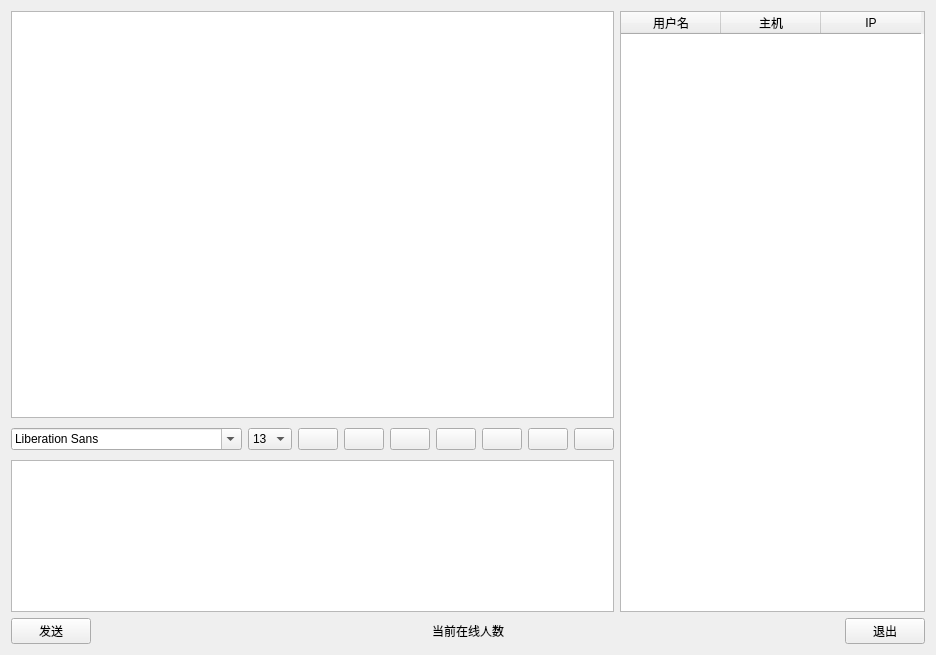
<?xml version="1.0" encoding="UTF-8"?>
<ui version="4.0">
 <class>Widget</class>
 <widget class="QWidget" name="Widget">
  <property name="geometry">
   <rect>
    <x>0</x>
    <y>0</y>
    <width>919</width>
    <height>655</height>
   </rect>
  </property>
  <property name="windowTitle">
   <string>Widget</string>
  </property>
  <layout class="QVBoxLayout" name="verticalLayout_2">
   <item>
    <layout class="QHBoxLayout" name="horizontalLayout_3" stretch="0,0">
     <item>
      <layout class="QVBoxLayout" name="verticalLayout" stretch="8,0,3">
       <property name="spacing">
        <number>10</number>
       </property>
       <property name="sizeConstraint">
        <enum>QLayout::SetDefaultConstraint</enum>
       </property>
       <item>
        <widget class="QTextBrowser" name="messageBrowser">
         <property name="sizePolicy">
          <sizepolicy hsizetype="Expanding" vsizetype="Expanding">
           <horstretch>0</horstretch>
           <verstretch>0</verstretch>
          </sizepolicy>
         </property>
         <property name="minimumSize">
          <size>
           <width>0</width>
           <height>0</height>
          </size>
         </property>
         <property name="maximumSize">
          <size>
           <width>16777215</width>
           <height>16777215</height>
          </size>
         </property>
        </widget>
       </item>
       <item>
        <layout class="QHBoxLayout" name="horizontalLayout_2" stretch="0,0,0,0,0,0,0,0,0">
         <item>
          <widget class="QFontComboBox" name="fontComboBox"/>
         </item>
         <item>
          <widget class="QComboBox" name="sizeComboBox">
           <property name="currentIndex">
            <number>3</number>
           </property>
           <item>
            <property name="text">
             <string>10</string>
            </property>
           </item>
           <item>
            <property name="text">
             <string>11</string>
            </property>
           </item>
           <item>
            <property name="text">
             <string>12</string>
            </property>
           </item>
           <item>
            <property name="text">
             <string>13</string>
            </property>
           </item>
           <item>
            <property name="text">
             <string>14</string>
            </property>
           </item>
           <item>
            <property name="text">
             <string>15</string>
            </property>
           </item>
           <item>
            <property name="text">
             <string>16</string>
            </property>
           </item>
           <item>
            <property name="text">
             <string>17</string>
            </property>
           </item>
           <item>
            <property name="text">
             <string>18</string>
            </property>
           </item>
           <item>
            <property name="text">
             <string>19</string>
            </property>
           </item>
           <item>
            <property name="text">
             <string>22</string>
            </property>
           </item>
          </widget>
         </item>
         <item>
          <widget class="QPushButton" name="boldToolBtn">
           <property name="toolTip">
            <string>粗体</string>
           </property>
           <property name="text">
            <string/>
           </property>
           <property name="icon">
            <iconset resource="myicons.qrc">
             <normaloff>:/icons/images/bold.png</normaloff>:/icons/images/bold.png</iconset>
           </property>
           <property name="iconSize">
            <size>
             <width>22</width>
             <height>22</height>
            </size>
           </property>
           <property name="checkable">
            <bool>true</bool>
           </property>
          </widget>
         </item>
         <item>
          <widget class="QPushButton" name="italicToolBtn">
           <property name="toolTip">
            <string>斜体</string>
           </property>
           <property name="text">
            <string/>
           </property>
           <property name="icon">
            <iconset resource="myicons.qrc">
             <normaloff>:/icons/images/italic.png</normaloff>:/icons/images/italic.png</iconset>
           </property>
           <property name="iconSize">
            <size>
             <width>22</width>
             <height>22</height>
            </size>
           </property>
           <property name="checkable">
            <bool>true</bool>
           </property>
          </widget>
         </item>
         <item>
          <widget class="QPushButton" name="underlineToolBtn">
           <property name="toolTip">
            <string>添加下划线</string>
           </property>
           <property name="text">
            <string/>
           </property>
           <property name="icon">
            <iconset resource="myicons.qrc">
             <normaloff>:/icons/images/under.png</normaloff>:/icons/images/under.png</iconset>
           </property>
           <property name="iconSize">
            <size>
             <width>22</width>
             <height>22</height>
            </size>
           </property>
           <property name="checkable">
            <bool>true</bool>
           </property>
          </widget>
         </item>
         <item>
          <widget class="QPushButton" name="colorToolBtn">
           <property name="toolTip">
            <string>选择字体颜色</string>
           </property>
           <property name="text">
            <string/>
           </property>
           <property name="icon">
            <iconset resource="myicons.qrc">
             <normaloff>:/icons/images/color.png</normaloff>:/icons/images/color.png</iconset>
           </property>
           <property name="iconSize">
            <size>
             <width>22</width>
             <height>22</height>
            </size>
           </property>
          </widget>
         </item>
         <item>
          <widget class="QPushButton" name="sendToolBtn">
           <property name="sizePolicy">
            <sizepolicy hsizetype="Minimum" vsizetype="Fixed">
             <horstretch>0</horstretch>
             <verstretch>0</verstretch>
            </sizepolicy>
           </property>
           <property name="toolTip">
            <string>发送文件</string>
           </property>
           <property name="text">
            <string/>
           </property>
           <property name="icon">
            <iconset resource="myicons.qrc">
             <normaloff>:/icons/images/send.png</normaloff>:/icons/images/send.png</iconset>
           </property>
           <property name="iconSize">
            <size>
             <width>22</width>
             <height>22</height>
            </size>
           </property>
          </widget>
         </item>
         <item>
          <widget class="QPushButton" name="saveToolBtn">
           <property name="toolTip">
            <string>保存聊天记录</string>
           </property>
           <property name="text">
            <string/>
           </property>
           <property name="icon">
            <iconset resource="myicons.qrc">
             <normaloff>:/icons/images/save.png</normaloff>:/icons/images/save.png</iconset>
           </property>
           <property name="iconSize">
            <size>
             <width>22</width>
             <height>22</height>
            </size>
           </property>
          </widget>
         </item>
         <item>
          <widget class="QPushButton" name="clearToolBtn">
           <property name="toolTip">
            <string>清空聊天记录</string>
           </property>
           <property name="text">
            <string/>
           </property>
           <property name="icon">
            <iconset resource="myicons.qrc">
             <normaloff>:/icons/images/clear.png</normaloff>:/icons/images/clear.png</iconset>
           </property>
           <property name="iconSize">
            <size>
             <width>22</width>
             <height>22</height>
            </size>
           </property>
          </widget>
         </item>
        </layout>
       </item>
       <item>
        <widget class="QTextEdit" name="messageTextEdit">
         <property name="sizePolicy">
          <sizepolicy hsizetype="Expanding" vsizetype="Expanding">
           <horstretch>0</horstretch>
           <verstretch>0</verstretch>
          </sizepolicy>
         </property>
         <property name="minimumSize">
          <size>
           <width>0</width>
           <height>0</height>
          </size>
         </property>
         <property name="maximumSize">
          <size>
           <width>16777215</width>
           <height>15677721</height>
          </size>
         </property>
        </widget>
       </item>
      </layout>
     </item>
     <item>
      <widget class="QTableWidget" name="userTableWidget">
       <property name="sizePolicy">
        <sizepolicy hsizetype="Maximum" vsizetype="Preferred">
         <horstretch>0</horstretch>
         <verstretch>0</verstretch>
        </sizepolicy>
       </property>
       <property name="minimumSize">
        <size>
         <width>305</width>
         <height>0</height>
        </size>
       </property>
       <property name="maximumSize">
        <size>
         <width>305</width>
         <height>16777215</height>
        </size>
       </property>
       <property name="selectionMode">
        <enum>QAbstractItemView::SingleSelection</enum>
       </property>
       <property name="selectionBehavior">
        <enum>QAbstractItemView::SelectRows</enum>
       </property>
       <property name="showGrid">
        <bool>false</bool>
       </property>
       <column>
        <property name="text">
         <string>用户名</string>
        </property>
       </column>
       <column>
        <property name="text">
         <string>主机</string>
        </property>
       </column>
       <column>
        <property name="text">
         <string>IP</string>
        </property>
       </column>
      </widget>
     </item>
    </layout>
   </item>
   <item>
    <layout class="QHBoxLayout" name="horizontalLayout">
     <item>
      <widget class="QPushButton" name="sendButton">
       <property name="text">
        <string>发送</string>
       </property>
      </widget>
     </item>
     <item>
      <spacer name="horizontalSpacer">
       <property name="orientation">
        <enum>Qt::Horizontal</enum>
       </property>
       <property name="sizeHint" stdset="0">
        <size>
         <width>40</width>
         <height>20</height>
        </size>
       </property>
      </spacer>
     </item>
     <item>
      <widget class="QLabel" name="userNumLabel">
       <property name="text">
        <string>当前在线人数</string>
       </property>
      </widget>
     </item>
     <item>
      <spacer name="horizontalSpacer_2">
       <property name="orientation">
        <enum>Qt::Horizontal</enum>
       </property>
       <property name="sizeHint" stdset="0">
        <size>
         <width>40</width>
         <height>20</height>
        </size>
       </property>
      </spacer>
     </item>
     <item>
      <widget class="QPushButton" name="exitButton">
       <property name="text">
        <string>退出</string>
       </property>
      </widget>
     </item>
    </layout>
   </item>
  </layout>
 </widget>
 <layoutdefault spacing="6" margin="11"/>
 <resources>
  <include location="myicons.qrc"/>
 </resources>
 <connections/>
</ui>
